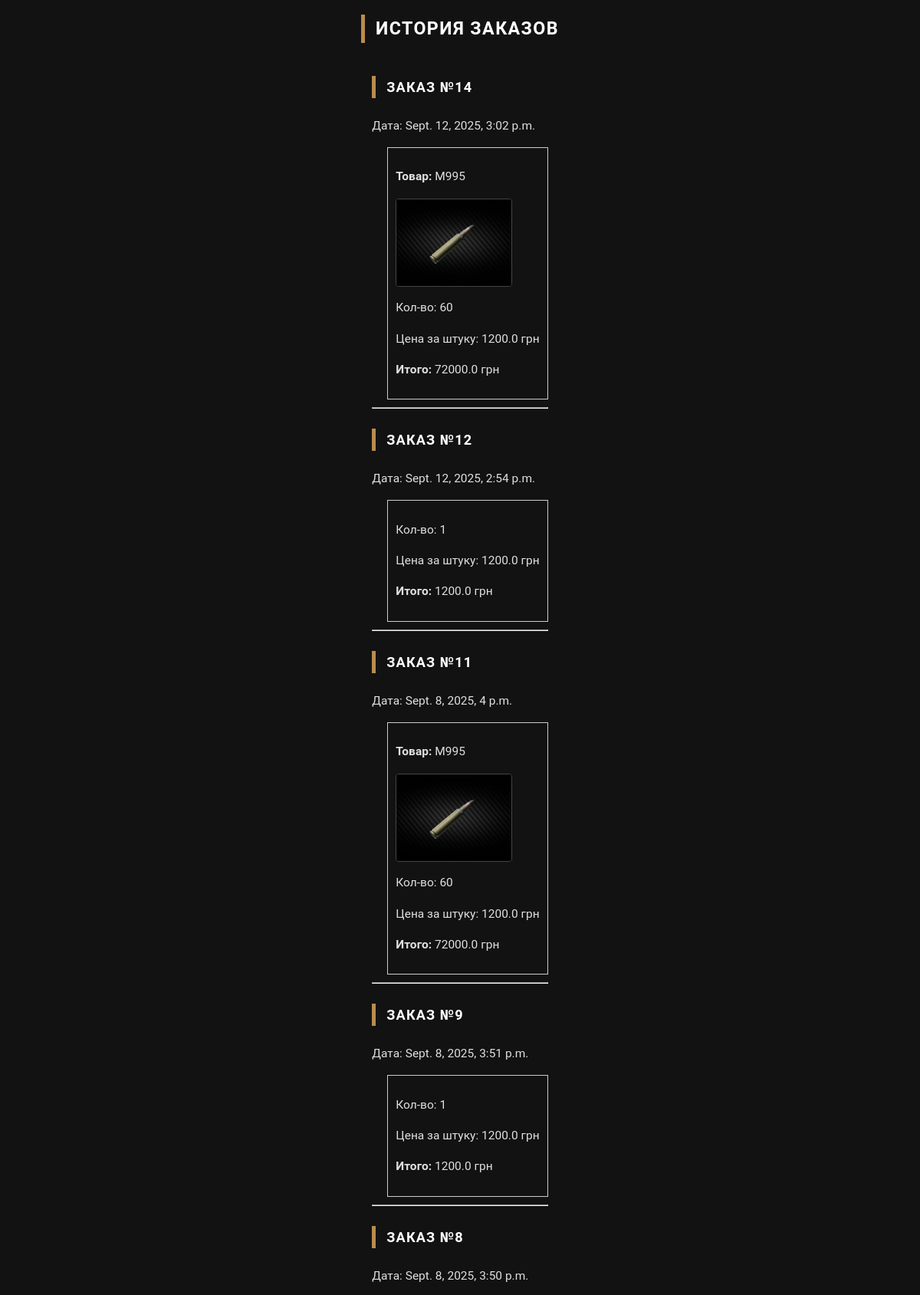
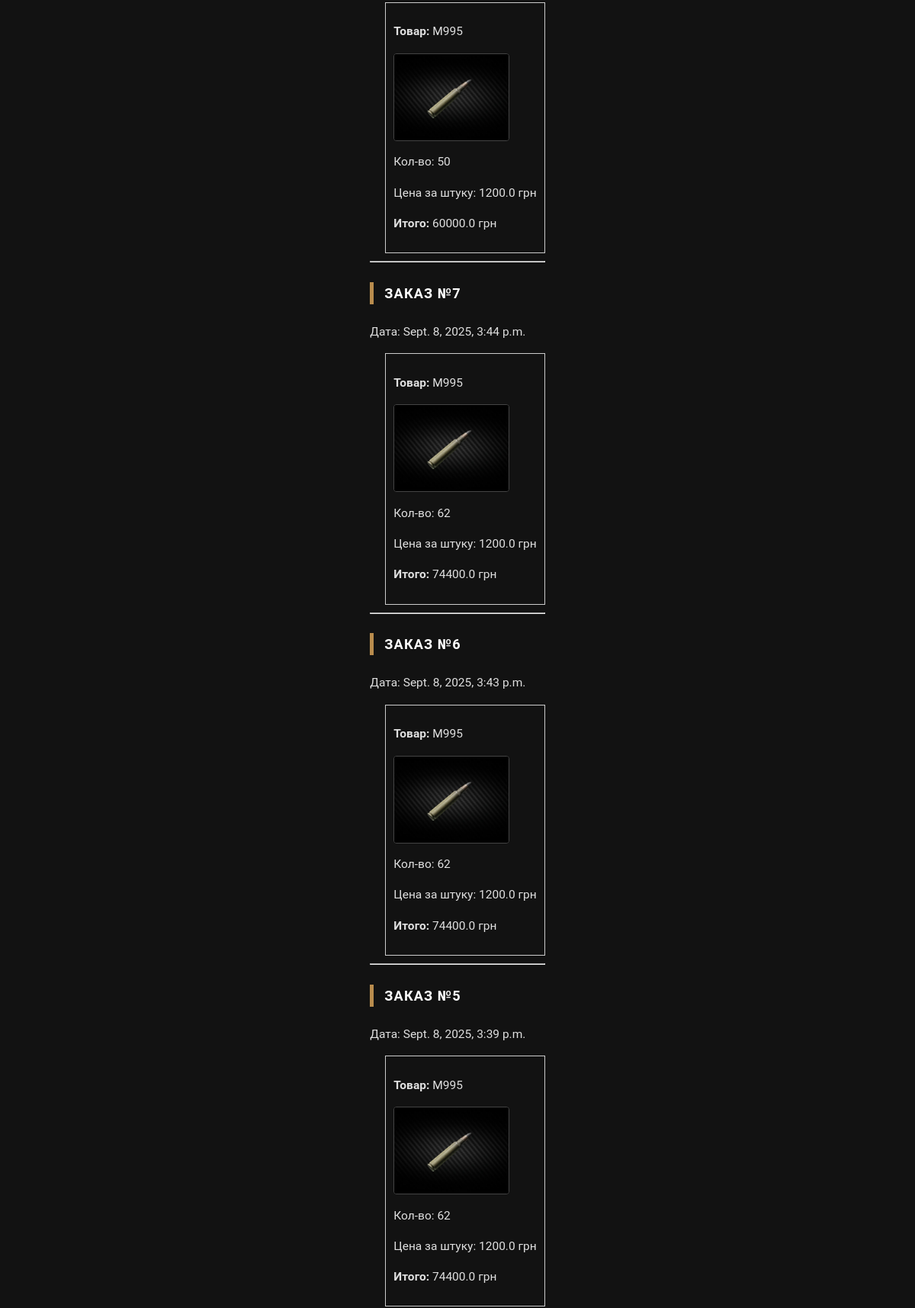
Page /orders/ (signed in, upper part) on the committed database (2 pictures, top to bottom).
### store/models.py (models this page shows, shortened)
class Order(models.Model):
    user = models.ForeignKey(User, on_delete=models.CASCADE)
    created_at = models.DateTimeField(auto_now_add=True)

class OrderItem(models.Model):
    ITEM_TYPE_CHOICES = [
        ('product', 'Product'),
        ('vest', 'Vest'),
    ]
    order = models.ForeignKey(Order, on_delete=models.CASCADE, related_name='items')
    product = models.ForeignKey(Product, null=True, blank=True, on_delete=models.SET_NULL)
    vest = models.ForeignKey(Vest, null=True, blank=True, on_delete=models.SET_NULL)
    quantity = models.IntegerField(default=1)
    price_at_time = models.FloatField()
    item_type = models.CharField(max_length=10, choices=ITEM_TYPE_CHOICES)

class Product(models.Model):
    caliber = models.CharField(max_length=50)
    ammo_type = models.CharField(max_length=50)
    designation = models.CharField(max_length=100)
    penetration = models.IntegerField()
    fragmentation = models.FloatField()
    price = models.FloatField()
    image = models.ImageField(upload_to='uploads/', blank=True, null=True)
    description = models.TextField(blank=True, null=True)
    availability_status = models.CharField(max_length=50, blank=True, null=True)
    restock_hours = models.IntegerField(blank=True, null=True)

### store/views.py (the view)
# urls.py: path('orders/', views.order_history_view, name='order_history'),
@login_required
def order_history_view(request):
    orders = Order.objects.filter(user=request.user).order_by('-created_at')
    return render(request, 'orders.html', {'orders': orders})

### store/templatetags/custom_filters.py (called while the page is built)
@register.filter
def multiply(value, arg):
    return float(value) * float(arg)

### store/templates/orders.html
{% load static %}
{% load custom_filters %}
 <link rel="stylesheet" href="{% static 'style.css' %}">
{% block content %}
<h2>История заказов</h2>
{% for order in orders %}
  <div class="order">
    <h3>Заказ №{{ order.id }}</h3>
    <p>Дата: {{ order.created_at }}</p>
    {% for item in order.items.all %}
      <div class="order-item" style="margin-left:20px; border:1px solid #ccc; padding:10px; margin-bottom:10px;">
        {% if item.product %}
          <p><strong>Товар:</strong> {{ item.product.designation }}</p>
          {% if item.product.image %}
            <img src="{{ item.product.image.url }}" alt="{{ item.product.designation }}" style="max-width:150px; border:1px solid #444; border-radius:4px;">
          {% endif %}
        {% elif item.vest %}
          <p><strong>Бронежилет:</strong> {{ item.vest.model }}</p>
          {% if item.vest.image %}
            <img src="{{ item.vest.image.url }}" alt="{{ item.vest.model }}" style="max-width:150px; border:1px solid #444; border-radius:4px;">
          {% endif %}
        {% endif %}
        <p>Кол-во: {{ item.quantity }}</p>
        <p>Цена за штуку: {{ item.price_at_time }} грн</p>
        <p><strong>Итого:</strong> {{ item.quantity|multiply:item.price_at_time }} грн</p>
      </div>
    {% endfor %}
    <hr>
  </div>
{% empty %}
  <p>Вы ещё ничего не заказывали.</p>
{% endfor %}
{% endblock %}

### static/style.css (style rules this page uses)
h1, h2, h3, h4 { color: #ffffff; font-weight: 700; text-transform: uppercase; border-left: 5px solid var(--accent); padding-left: 14px; margin-bottom: 1.5rem; letter-spacing: 0.06em; user-select: none; }

### rows in the picture
Order: id "14", created_at "Sept. 12, 2025, 3:02 p.m."
OrderItem: product.designation "M995", product.image (picture), quantity "60", price_at_time "1200.0", quantity|multiply "72000.0"
Order: id "12", created_at "Sept. 12, 2025, 2:54 p.m."
OrderItem: quantity "1", price_at_time "1200.0", quantity|multiply "1200.0"
Order: id "11", created_at "Sept. 8, 2025, 4 p.m."
OrderItem: product.designation "M995", product.image (picture), quantity "60", price_at_time "1200.0", quantity|multiply "72000.0"
Order: id "9", created_at "Sept. 8, 2025, 3:51 p.m."
OrderItem: quantity "1", price_at_time "1200.0", quantity|multiply "1200.0"
Order: id "8", created_at "Sept. 8, 2025, 3:50 p.m."
OrderItem: product.designation "M995", product.image (picture), quantity "50", price_at_time "1200.0", quantity|multiply "60000.0"
Order: id "7", created_at "Sept. 8, 2025, 3:44 p.m."
OrderItem: product.designation "M995", product.image (picture), quantity "62", price_at_time "1200.0", quantity|multiply "74400.0"
Order: id "6", created_at "Sept. 8, 2025, 3:43 p.m."
OrderItem: product.designation "M995", product.image (picture), quantity "62", price_at_time "1200.0", quantity|multiply "74400.0"
Order: id "5", created_at "Sept. 8, 2025, 3:39 p.m."
OrderItem: product.designation "M995", product.image (picture), quantity "62", price_at_time "1200.0", quantity|multiply "74400.0"
